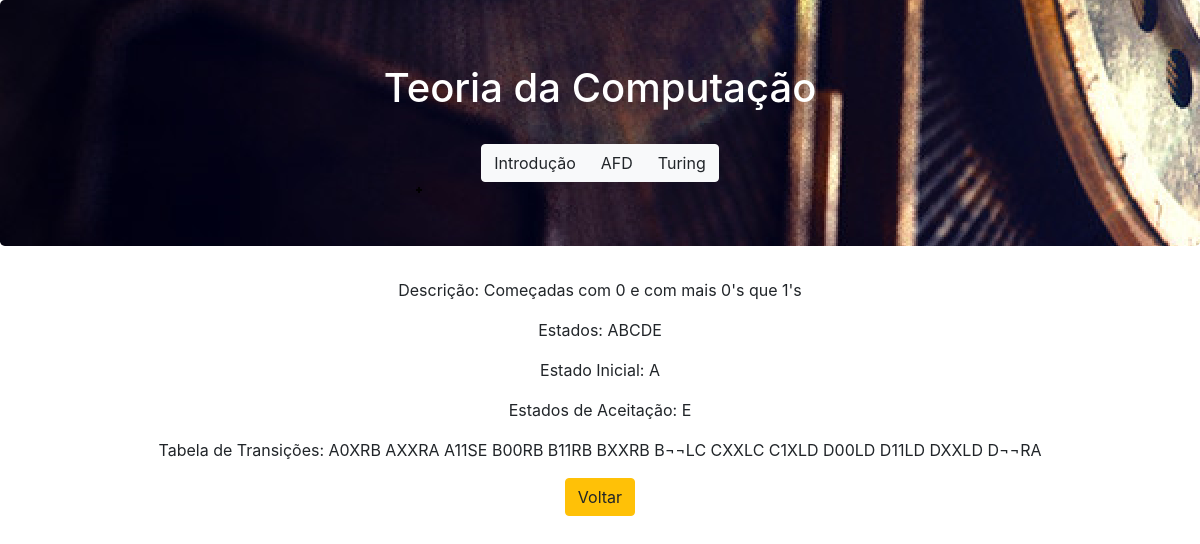
Page /detalhesTM/10 on the committed database.
### website/models.py (models this page shows, shortened)
class TM(models.Model):
    descricao = models.CharField(max_length=200)
    estados = models.CharField(max_length=200)
    estadoinicial = models.CharField(max_length=200)
    estadodeaceitacao = models.CharField(max_length=200)
    tabeladetransicoes = models.CharField(max_length=600)

### website/views.py (the view)
# urls.py: path('detalhesTM/<int:tm_id>', views.detalhes_tm_view, name='detalhesTM'),
def detalhes_tm_view(request, tm_id):
    machine = {'detalhes': TM.objects.get(id=tm_id)}
    return render(request, 'website/detalhestm.html', machine)

### website/templates/website/detalhestm.html
{% extends 'website/layout.html' %}
{% block main %}
    <p>Descrição: {{ detalhes.descricao }} </p>
    <p>Estados: {{  detalhes.estados }} </p>
    <p>Estado Inicial: {{ detalhes.estadoinicial }}</p>
    <p>Estados de Aceitação: {{ detalhes.estadodeaceitacao }}</p>
    <p>Tabela de Transições: {{ detalhes.tabeladetransicoes }}</p>
    <a href="{% url 'website:turing' %}" role="button" class="btn btn-warning">Voltar</a>
{% endblock %}

### rows in the picture
TM: descricao "Começadas com 0 e com mais 0's que 1's", estados "ABCDE", estadoinicial "A", estadodeaceitacao "E", tabeladetransicoes "A0XRB AXXRA A11SE B00RB B11RB BXXRB B¬¬LC CXXLC C1XLD D00LD D11LD DXXLD D¬¬RA"
